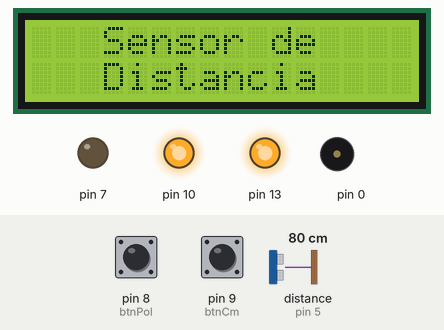
Simulated run of this sketch. Board: Arduino Uno, built with avr-gcc and run on an emulated ATmega328P. Shown: 16×2 character LCD, output pins drawn as LEDs (lit = HIGH), buzzer (waves = sounding). Wiring (inferred from the names in the program): ultrasonic range finder: trigger pin 4; echo pin 5. Inputs (shaded band) come from the test bench; at power-on: pin 9 (btnCm) HIGH, pin 8 (btnPol) HIGH, distance to the obstacle (sensor on pin 5) 80 cm. The echo pulse lasts 58.3 µs per cm; pins used as bus, display or sensor lines are not drawn.

Above: at 1.3 s.
1.4 s: pin 9 (btnCm) pulled LOW for 3.2 s
At 6.0 s:
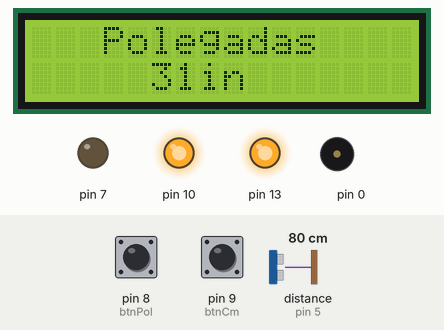
7.1 s: pin 8 (btnPol) pulled LOW for 0.95 s
At 9.4 s:
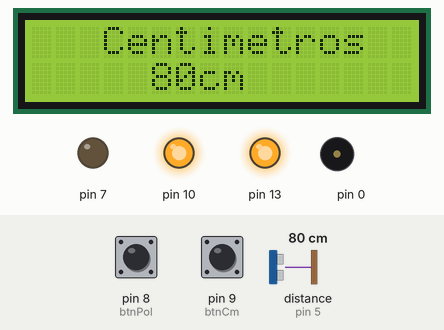
11.0 s: distance to the obstacle (sensor on pin 5) set to 56 cm
At 11.97 s:
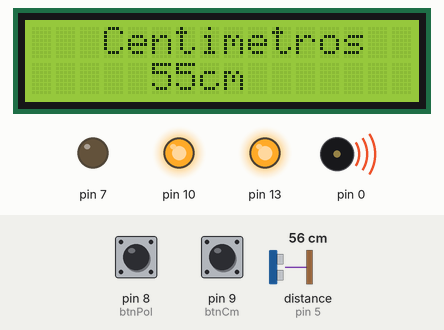
13.0 s: distance to the obstacle (sensor on pin 5) set to 46 cm
At 13.87 s:
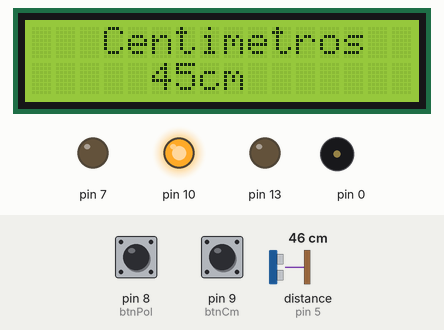
15.1 s: distance to the obstacle (sensor on pin 5) set to 120 cm
At 17.4 s:
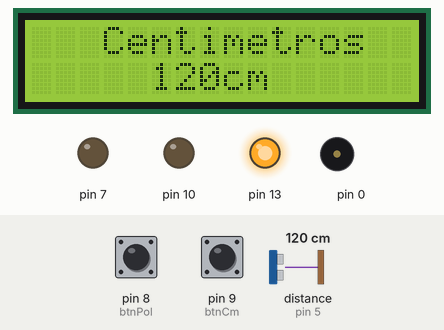
17.9 s: distance to the obstacle (sensor on pin 5) set to 146 cm
At 20.26 s:
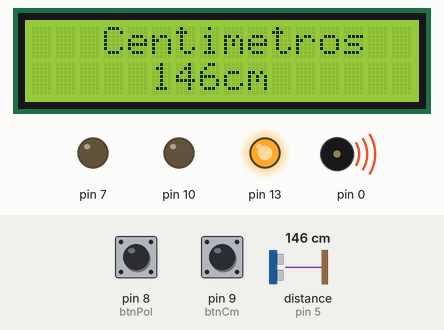
21.5 s: distance to the obstacle (sensor on pin 5) set to 155 cm
Timing chart, 0 to 24.5 s (numbered marks = the images above; inputs shaded):
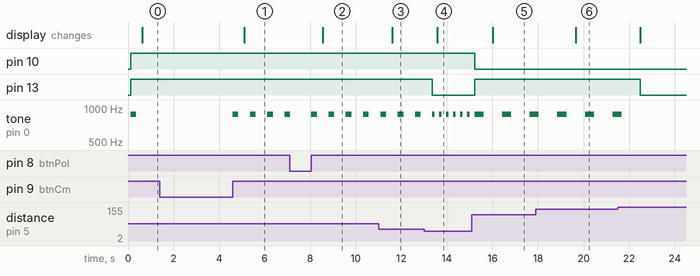

Measured:
- the behaviour switches between 52 and 51 cm on distance to the obstacle (sensor on pin 5) (found by bisection; images 3 and 4)
- after the input at 1.4 s, the display: changes after 3.7 s (image 1)
- after the input at 7.1 s, the display: changes after 1.5 s (image 2)
- after the input at 11.0 s, the display: changes after 0.59 s (image 3)
- after the input at 13.0 s, pin 13: HIGH → LOW after 0.36 s; tone on pin 0: alternates 880 Hz for 0.10 s and silent for 0.21 s, starting after 0.46 s; the display: changes after 0.57 s (image 4)
- after the input at 15.1 s, pin 10: HIGH → LOW after 0.11 s; pin 13: LOW → HIGH after 0.11 s; tone on pin 0: alternates 880 Hz for 0.40 s and silent for 0.81 s, starting after 0.51 s; the display: changes after 0.92 s (image 5)
- after the input at 17.9 s, the display: changes after 1.8 s (image 6)
- after the input at 21.5 s, pin 13: HIGH → LOW after 1.0 s; tone on pin 0: goes on until 21.7 s, then stays silent

The sketch:

Projeto_Sensor_de_Dist_ncia.ino
```cpp
// Autor: Fabrício Onofre - RA:20130 - PD20
// Projeto Sensor de Distância - Automação e Controle de Dispositivos
// Professor: Sergio Luiz Moral Marques

#include <LiquidCrystal.h>

#define buzzer          0
#define trPin           4
#define ecPin           5
#define RS             12
#define EN             11
#define D4              6
#define D5              3
#define D6              2
#define D7              1
#define caracteres      16
#define linhas        2
#define btnPol        8
#define btnCm       9
#define ledR           10
#define ledB            7
#define ledG           13

// Objeto da Classe Liquid
LiquidCrystal lcd(RS,EN,D4,D5,D6,D7);

// Inicia o LCD
void setup()
{
  lcd.begin(caracteres, linhas);
  delay(50);    // para garantir a inicialização do modulo
  lcd.clear();    // limpa o display
}


bool inicio = true;   // variavel usada para iniciar o LDC
int medida = 1;       // unidades de comprimento
int velocidade = 0;   // velocidade do delay do loop


class Projeto
{
  // Construtor da classe Projeto
  public:
  Projeto(int led_R, int led_G, int led_B, int pino_buzzer,
            int btn_Pol, int btn_Cm, int tr_Pin, int ec_Pin);

  // Método que toca o buzzer de acordo com a distância
  void tocaBuzzer(int pino_buzzer, int note, int duration);

  // Método que deixa a cor do led de acordo com a distãncia
  void ledDistancia(int value_R, int value_G, int value_B,
                      int led_R, int led_G, int led_B);

  // Método que exibi a distância atual do sensor
    void lcdMedida(String sigla_Medida, String nome_medida,
                   long variavel_medida);

  // Método que inicia o sensor de distância ultrassônico
   void iniciaSensor(int tr_Pin);
};

//Método Construtor da classe Projeto
Projeto::Projeto(int led_R, int led_G, int led_B, int pino_buzzer,
            int btn_Pol, int btn_Cm, int tr_Pin, int ec_Pin)
{
  pinMode(tr_Pin, OUTPUT);
  pinMode(ec_Pin,  INPUT);

  pinMode(btn_Pol, INPUT_PULLUP);
  pinMode(btn_Cm, INPUT_PULLUP);

  //pinos do led RGB
  pinMode(led_R, OUTPUT);
  pinMode(led_G, OUTPUT);
  pinMode(led_B, OUTPUT);

}

// Método que passa a cor desejada para o led RGB
void Projeto::ledDistancia(int value_R, int value_G, int value_B,
                           int led_R, int led_G, int led_B)
{
  // recebe os pinos do led RGB e o valor de cada cor
    analogWrite(led_R, value_R);
    analogWrite(led_G, value_G);
    analogWrite(led_B, value_B);
}

// Método que faz o beep de alarme de acordo com a distância
void Projeto::tocaBuzzer(int pino_buzzer, int note, int duration)
{
  // recebe o pino do buzzer, a duração e a frequência da nota
    tone(pino_buzzer, note);
  delay(duration);
  noTone(pino_buzzer);
    delay(duration);
}

// Método que exibi a unidade de medida e seu valor no LCD
void Projeto::lcdMedida(String sigla_Medida, String nome_Medida,
                   long variavel_medida)
{
  // Limpa o display e acresenta os valores atualizados
    lcd.clear();
    lcd.setCursor(3,0);
    lcd.print(nome_Medida);
    lcd.setCursor(5,1);
    lcd.print(variavel_medida);
    lcd.print(sigla_Medida);
}

void Projeto::iniciaSensor(int tr_Pin)
{
  digitalWrite(tr_Pin, LOW); //  ??___
  delayMicroseconds(5);
  digitalWrite(tr_Pin, HIGH); //  ??___-----
  delayMicroseconds(10);
  digitalWrite(tr_Pin, LOW); //  ??___-----____
}

// Objeto da classe Projeto
Projeto executar(ledR, ledG, ledB, buzzer, btnPol, btnCm, trPin, ecPin);

void loop()
{
  long duracao;
  long polegadas;
  long cm;

  executar.iniciaSensor(trPin);

  // espera a resposta , sendo esta uma entrada
  duracao = pulseIn(ecPin, HIGH);

  // faz conversao de tempo para distancia
  cm = duracao /29 /2;

  // fórmula de conversão de cm para polegadas
  polegadas = cm * 0.39370;

  /* verifica se algum botão foi clicado e a
  unidade de medida foi trocada*/
  if (digitalRead(btnCm)==LOW)
  {
    while (digitalRead(btnCm) == LOW);
    medida = 2;
  }

  if (digitalRead(btnPol)==LOW)
  {
    while (digitalRead(btnPol) == LOW);
    medida = 1;
  }

  /* Verifica a distância atual do sensor
  e executa o led e o buzzer*/

  // 3 a 50cm      -- Led Vermelho -- Beep rapido
  // 50 a 100cm    -- Led Amarelo -- Beep medio
  // 100 a 150cm   -- Led Verde -- Beep Lento
  // mis que 150cm -- Led Transparente -- Sem Beep

  if(cm >= 3 && cm <=50 )
  {
    executar.ledDistancia(255, 0, 0, ledR, ledG, ledB);
  executar.tocaBuzzer(buzzer, 880, 100);
    velocidade = 100;
  }
  else if(cm <= 100 )
  {
    executar.ledDistancia(255, 255, 0, ledR, ledG, ledB);
    executar.tocaBuzzer(buzzer, 880, 250);
    velocidade = 250;
  }
  else if(cm <=150)
  {
    executar.ledDistancia(0, 255, 0, ledR, ledG, ledB);
    executar.tocaBuzzer(buzzer, 880, 400);
    velocidade = 400;
  }
  else
  {
    executar.ledDistancia(0, 0, 0, ledR, ledG, ledB);
    velocidade = 300;
  }


  /* Verifica se o lcd não está inicializando
  e apresenta a unidade de medida atual selecionada */
  if(inicio == true)
  {
    lcd.clear();
    lcd.setCursor(3,0);
    lcd.print("Sensor de");
    lcd.setCursor(3,1);
    lcd.print("Distancia");
    inicio = false;
    delay(700);
  }
  else
  {
    switch(medida)
    {
      case 1:
      {
        executar.lcdMedida("cm", "Centimetros", cm);
        break;
      }

      case 2:
      {
        executar.lcdMedida("in", "Polegadas", polegadas);
        break;
      }
    }
  }
  delay(velocidade);
}
```
